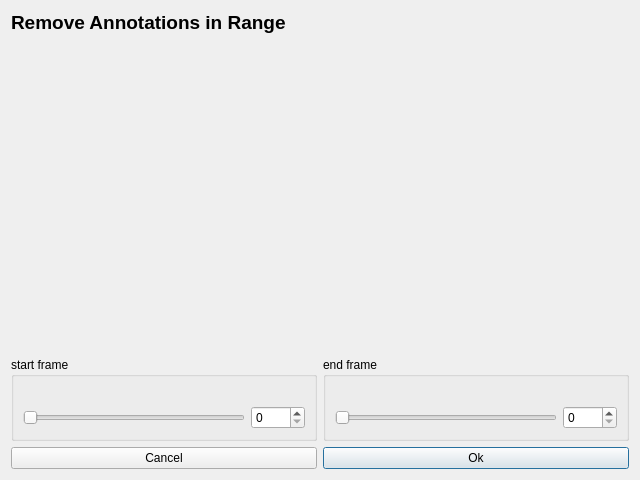
<?xml version="1.0" encoding="UTF-8"?>
<ui version="4.0">
 <class>RemoveRangeDialog</class>
 <widget class="QDialog" name="RemoveRangeDialog">
  <property name="geometry">
   <rect>
    <x>0</x>
    <y>0</y>
    <width>640</width>
    <height>480</height>
   </rect>
  </property>
  <property name="windowTitle">
   <string>Run Plugins</string>
  </property>
  <layout class="QGridLayout" name="gridLayout">
   <item row="1" column="1">
    <spacer name="verticalSpacer">
     <property name="orientation">
      <enum>Qt::Vertical</enum>
     </property>
     <property name="sizeHint" stdset="0">
      <size>
       <width>20</width>
       <height>40</height>
      </size>
     </property>
    </spacer>
   </item>
   <item row="2" column="2">
    <widget class="QGroupBox" name="endFrameGroupBox">
     <property name="title">
      <string>end frame</string>
     </property>
     <layout class="QGridLayout" name="gridLayout_2">
      <item row="1" column="1">
       <widget class="QSpinBox" name="endFrameSpinBox">
        <property name="maximum">
         <number>9999</number>
        </property>
       </widget>
      </item>
      <item row="1" column="0">
       <widget class="QSlider" name="endFrameSlider">
        <property name="maximum">
         <number>999999999</number>
        </property>
        <property name="orientation">
         <enum>Qt::Horizontal</enum>
        </property>
       </widget>
      </item>
      <item row="0" column="0">
       <widget class="QLabel" name="endFrameImageLabel">
        <property name="text">
         <string/>
        </property>
       </widget>
      </item>
     </layout>
    </widget>
   </item>
   <item row="2" column="1">
    <widget class="QGroupBox" name="startFrameGroupBox">
     <property name="title">
      <string>start frame</string>
     </property>
     <layout class="QGridLayout" name="gridLayout_3">
      <item row="1" column="1">
       <widget class="QSpinBox" name="startFrameSpinBox">
        <property name="maximum">
         <number>9999</number>
        </property>
       </widget>
      </item>
      <item row="1" column="0">
       <widget class="QSlider" name="startFrameSlider">
        <property name="maximum">
         <number>999999999</number>
        </property>
        <property name="orientation">
         <enum>Qt::Horizontal</enum>
        </property>
       </widget>
      </item>
      <item row="0" column="0">
       <widget class="QLabel" name="startFrameImageLabel">
        <property name="text">
         <string/>
        </property>
       </widget>
      </item>
     </layout>
    </widget>
   </item>
   <item row="0" column="1">
    <widget class="QLabel" name="label">
     <property name="font">
      <font>
       <pointsize>14</pointsize>
       <weight>75</weight>
       <bold>true</bold>
      </font>
     </property>
     <property name="text">
      <string>Remove Annotations in Range</string>
     </property>
    </widget>
   </item>
   <item row="3" column="2">
    <widget class="QPushButton" name="startButton">
     <property name="text">
      <string>Ok</string>
     </property>
    </widget>
   </item>
   <item row="3" column="1">
    <widget class="QPushButton" name="closeButton">
     <property name="text">
      <string>Cancel</string>
     </property>
    </widget>
   </item>
  </layout>
 </widget>
 <resources/>
 <connections>
  <connection>
   <sender>closeButton</sender>
   <signal>clicked()</signal>
   <receiver>RemoveRangeDialog</receiver>
   <slot>close()</slot>
   <hints>
    <hint type="sourcelabel">
     <x>569</x>
     <y>453</y>
    </hint>
    <hint type="destinationlabel">
     <x>319</x>
     <y>239</y>
    </hint>
   </hints>
  </connection>
  <connection>
   <sender>startFrameSlider</sender>
   <signal>valueChanged(int)</signal>
   <receiver>startFrameSpinBox</receiver>
   <slot>setValue(int)</slot>
   <hints>
    <hint type="sourcelabel">
     <x>139</x>
     <y>414</y>
    </hint>
    <hint type="destinationlabel">
     <x>176</x>
     <y>418</y>
    </hint>
   </hints>
  </connection>
  <connection>
   <sender>endFrameSlider</sender>
   <signal>valueChanged(int)</signal>
   <receiver>endFrameSpinBox</receiver>
   <slot>setValue(int)</slot>
   <hints>
    <hint type="sourcelabel">
     <x>373</x>
     <y>405</y>
    </hint>
    <hint type="destinationlabel">
     <x>439</x>
     <y>415</y>
    </hint>
   </hints>
  </connection>
  <connection>
   <sender>startFrameSpinBox</sender>
   <signal>valueChanged(int)</signal>
   <receiver>startFrameSlider</receiver>
   <slot>setValue(int)</slot>
   <hints>
    <hint type="sourcelabel">
     <x>171</x>
     <y>410</y>
    </hint>
    <hint type="destinationlabel">
     <x>147</x>
     <y>411</y>
    </hint>
   </hints>
  </connection>
  <connection>
   <sender>endFrameSpinBox</sender>
   <signal>valueChanged(int)</signal>
   <receiver>endFrameSlider</receiver>
   <slot>setValue(int)</slot>
   <hints>
    <hint type="sourcelabel">
     <x>440</x>
     <y>405</y>
    </hint>
    <hint type="destinationlabel">
     <x>416</x>
     <y>411</y>
    </hint>
   </hints>
  </connection>
 </connections>
</ui>
